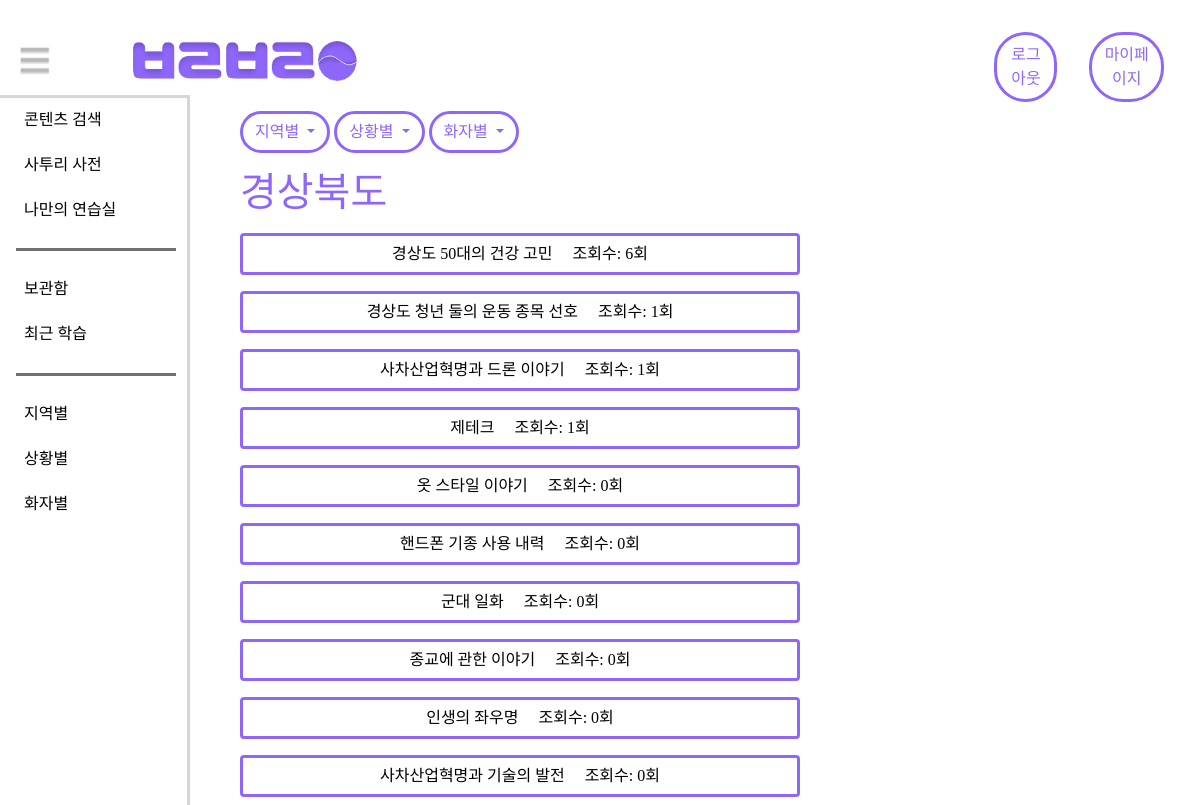
The page /voice/voice_map/gsbokdo/ (signed in) on the database its author committed.
### voice/models.py (models this page shows, shortened)
class voice(models.Model):
    title = models.CharField(max_length=50)
    region = models.CharField(max_length = 30, choices=region_choice)
    situation = models.CharField(max_length = 30, choices=situation_choice, blank=True)
    talker_age = models.CharField(max_length = 30, choices=talker_age_choice, blank=True)
    talker_gender = models.CharField(max_length = 30, choices=talker_gender_choice, blank=True)
    views = models.PositiveIntegerField(default=0)
    memo = models.CharField(max_length = 300, blank=True)
    objects = managers.CustomModelManager()
    audio = models.FileField(upload_to="voice")
    script = models.FileField(upload_to="script", blank=True)
    script_title = models.CharField(max_length=100, blank=True)
    text = models.TextField(default="", blank=True)

### voice/views.py (the view)
# urls.py: path('voice_map/gsbokdo/', GbListView.as_view(), name="gsbokdo"),
class GbListView(ListView):
    model = voice
    context_object_name = "voice_list"
    template_name = 'voice/gsbokdo.html'
    queryset = voice.objects.filter(region="경상북도").order_by("-views")

### voice/templates/voice/gsbokdo.html
{% extends 'voice/local_base.html' %}
{% block local %}
<h1>경상북도</h1>
<div style="font-size: 15px;">
  <ul style="list-style:none; padding:0px; margin:0px;">
      {% for voice in voice_list %}
      <li><a class="btn btn-outline col-7 my-2" href="{% url 'voice:voice_detail' pk=voice.id %}">{{voice.title}} &nbsp;&nbsp;&nbsp;&nbsp;조회수: {{voice.views}}회</a></li>
      {% endfor %}
  </ul>
</div>
{% endblock %}

### static/style.css (style rules this page uses)
a { font-family: 'GmarketSansMedium'; }
div { font-family: 'GmarketSansMedium'; }
.btn-outline { border:#8E67FA solid; color:black }

### templates/base.html (style rules this page uses)
h1 { font-family: 'GmarketSansBold'; color: #8E67FA; }

### rows shown on the page
voice: title "경상도 50대의 건강 고민", views "6"
voice: title "경상도 청년 둘의 운동 종목 선호", views "1"
voice: title "사차산업혁명과 드론 이야기", views "1"
voice: title "제테크", views "1"
voice: title "옷 스타일 이야기", views "0"
voice: title "핸드폰 기종 사용 내력", views "0"
voice: title "군대 일화", views "0"
voice: title "종교에 관한 이야기", views "0"
voice: title "인생의 좌우명", views "0"
voice: title "사차산업혁명과 기술의 발전", views "0"
